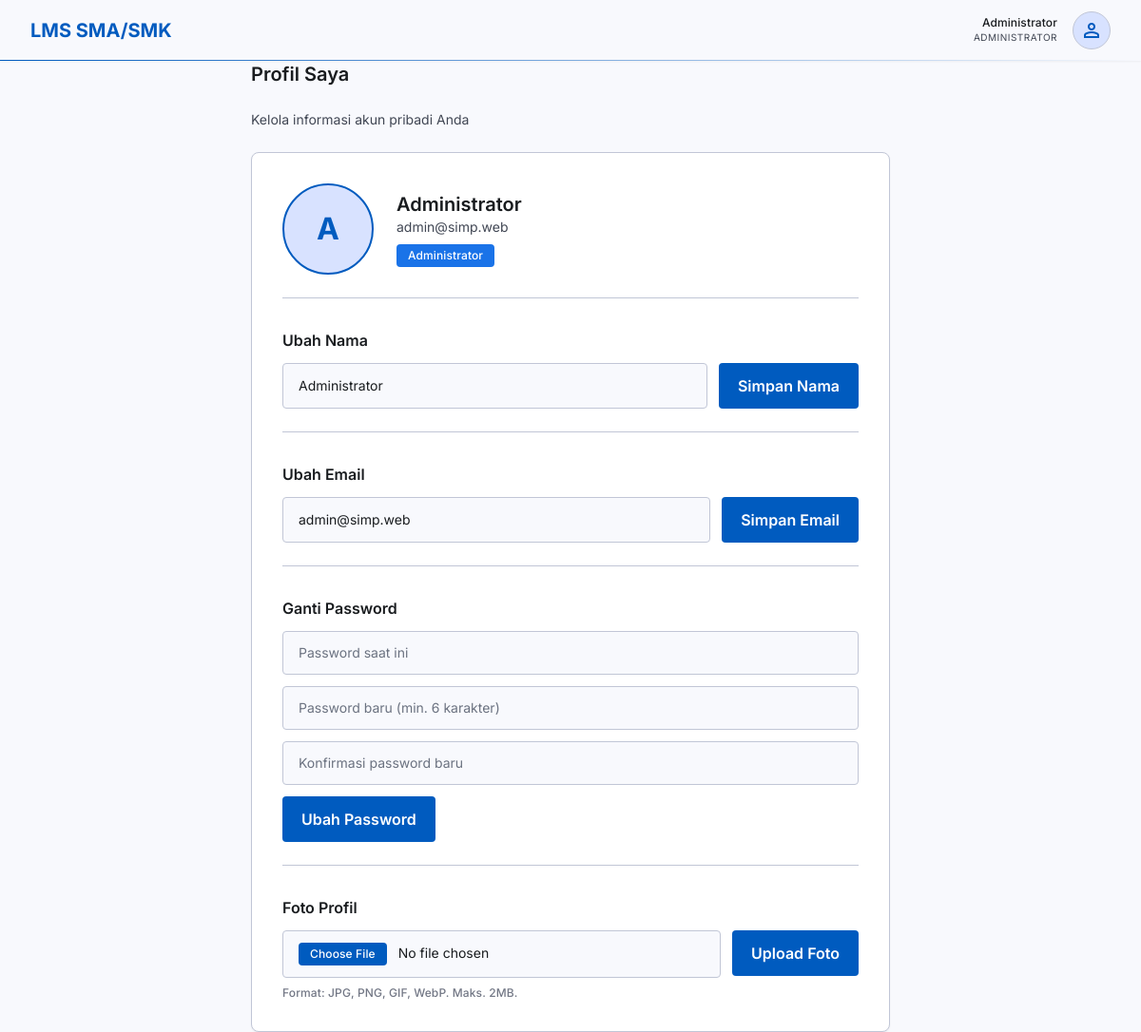
Page /pages/profil.php (signed in) on the committed database.
### tables this page shows
CREATE TABLE users (
    id          INT AUTO_INCREMENT PRIMARY KEY,
    nama        VARCHAR(100) NOT NULL,
    email       VARCHAR(100) NOT NULL UNIQUE,
    password    VARCHAR(255) NOT NULL,
    role        ENUM('admin','guru','siswa') NOT NULL,
    foto        VARCHAR(255) DEFAULT NULL,
    updated_at  TIMESTAMP NULL ON UPDATE CURRENT_TIMESTAMP,
    created_at  TIMESTAMP DEFAULT CURRENT_TIMESTAMP
);

### pages/profil.php (the view, shortened to what this page needs)
<?php
require_once __DIR__ . '/../includes/header.php';
require_once __DIR__ . '/../config/database.php';
$userId = $_SESSION['user_id'];
$stmt = $pdo->prepare("SELECT * FROM users WHERE id = ?");
$stmt->execute([$userId]);
$user = $stmt->fetch();
$fotoPath = $user['foto'] ? '../' . $user['foto'] : null;
$initial = strtoupper(substr($user['nama'], 0, 1));
?>
<div class="max-w-2xl mx-auto space-y-gutter">
    <h1 class="font-headline-md text-headline-md text-on-surface mb-2">Profil Saya</h1>
    <p class="font-body-md text-body-md text-on-surface-variant mb-6">Kelola informasi akun pribadi Anda</p>
    <div class="bg-surface-container-lowest rounded-lg p-8 shadow-sm border border-outline-variant">
        <div class="flex flex-col md:flex-row items-center gap-6 mb-8 pb-6 border-b border-outline-variant">
            <div class="relative w-24 h-24 rounded-full overflow-hidden border-2 border-primary bg-primary-fixed flex items-center justify-center shrink-0">
                <?php if ($fotoPath && file_exists(__DIR__ . '/../' . $user['foto'])): ?>
                    <img src="<?= htmlspecialchars($fotoPath) ?>" alt="Foto Profil" class="w-full h-full object-cover">
                <?php else: ?>
                    <span class="text-primary text-[32px] font-bold"><?= htmlspecialchars($initial) ?></span>
                <?php endif; ?>
            </div>
            <div class="text-center md:text-left">
                <h2 class="font-headline-md text-headline-md text-on-surface"><?= htmlspecialchars($user['nama']) ?></h2>
                <p class="font-body-md text-body-md text-on-surface-variant"><?= htmlspecialchars($user['email']) ?></p>
                <span class="inline-block mt-2 px-3 py-1 bg-primary-container text-on-primary-container font-label-sm text-label-sm rounded"><?= $roleLabel ?></span>
            </div>
        </div>
        <form method="POST" class="mb-8 pb-6 border-b border-outline-variant">
            <h3 class="font-title-sm text-title-sm text-on-surface mb-3">Ubah Nama</h3>
            <div class="flex flex-col md:flex-row gap-3">
                <input type="text" name="nama" value="<?= htmlspecialchars($user['nama']) ?>" required
                       class="flex-1 px-4 py-3 bg-surface border border-outline-variant rounded focus:ring-2 focus:ring-primary focus:border-primary outline-none text-body-md">
                <button type="submit" class="px-5 py-3 bg-primary text-on-primary font-title-sm text-title-sm rounded hover:bg-primary-container transition-all whitespace-nowrap">Simpan Nama</button>
            </div>
        </form>
        <form method="POST" class="mb-8 pb-6 border-b border-outline-variant">
            <h3 class="font-title-sm text-title-sm text-on-surface mb-3">Ubah Email</h3>
            <div class="flex flex-col md:flex-row gap-3">
                <input type="email" name="email" value="<?= htmlspecialchars($user['email']) ?>" required
                       class="flex-1 px-4 py-3 bg-surface border border-outline-variant rounded focus:ring-2 focus:ring-primary focus:border-primary outline-none text-body-md">
                <button type="submit" class="px-5 py-3 bg-primary text-on-primary font-title-sm text-title-sm rounded hover:bg-primary-container transition-all whitespace-nowrap">Simpan Email</button>
            </div>
        </form>
        <form method="POST" class="mb-8 pb-6 border-b border-outline-variant">
            <h3 class="font-title-sm text-title-sm text-on-surface mb-3">Ganti Password</h3>
            <div class="space-y-3">
                <input type="password" name="current_password" placeholder="Password saat ini" required
                       class="w-full px-4 py-3 bg-surface border border-outline-variant rounded focus:ring-2 focus:ring-primary focus:border-primary outline-none text-body-md">
                <input type="password" name="new_password" placeholder="Password baru (min. 6 karakter)" required
                       class="w-full px-4 py-3 bg-surface border border-outline-variant rounded focus:ring-2 focus:ring-primary focus:border-primary outline-none text-body-md">
                <input type="password" name="confirm_password" placeholder="Konfirmasi password baru" required
                       class="w-full px-4 py-3 bg-surface border border-outline-variant rounded focus:ring-2 focus:ring-primary focus:border-primary outline-none text-body-md">
                <button type="submit" class="px-5 py-3 bg-primary text-on-primary font-title-sm text-title-sm rounded hover:bg-primary-container transition-all">Ubah Password</button>
            </div>
        </form>
        <form method="POST" enctype="multipart/form-data">
            <h3 class="font-title-sm text-title-sm text-on-surface mb-3">Foto Profil</h3>
            <div class="flex flex-col md:flex-row gap-3 items-start">
                <input type="file" name="foto" accept="image/jpeg,image/png,image/gif,image/webp" required
                       class="flex-1 w-full px-4 py-3 bg-surface border border-outline-variant rounded file:mr-3 file:py-1 file:px-3 file:rounded file:border-0 file:bg-primary file:text-on-primary file:font-label-sm file:text-label-sm text-body-md">
                <button type="submit" class="px-5 py-3 bg-primary text-on-primary font-title-sm text-title-sm rounded hover:bg-primary-container transition-all whitespace-nowrap">Upload Foto</button>
            </div>
            <p class="font-label-sm text-label-sm text-outline mt-2">Format: JPG, PNG, GIF, WebP. Maks. 2MB.</p>
        </form>
    </div>
</div>
<?php require_once __DIR__ . '/../includes/footer.php'; ?>

### assets/css/style.css (style rules this page uses)
*, *::before, *::after { box-sizing: border-box; }
html { scroll-behavior: smooth; }
body { font-family: 'Inter', sans-serif; -webkit-font-smoothing: antialiased; -moz-osx-font-smoothing: grayscale; }

### includes/header.php (style rules this page uses)
body { font-family: 'Inter', sans-serif; }

### rows in the picture
users: nama "A", nama "Administrator", email "admin@simp.web"

### other values in the picture
$nama "Administrator"
$roleLabel "ADMINISTRATOR"
$roleLabel "Administrator"
